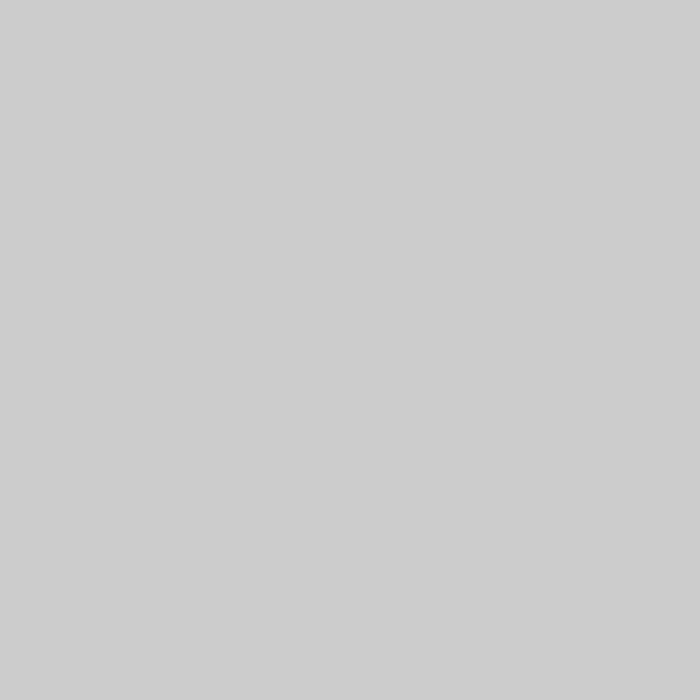
Frame 1 (no input)
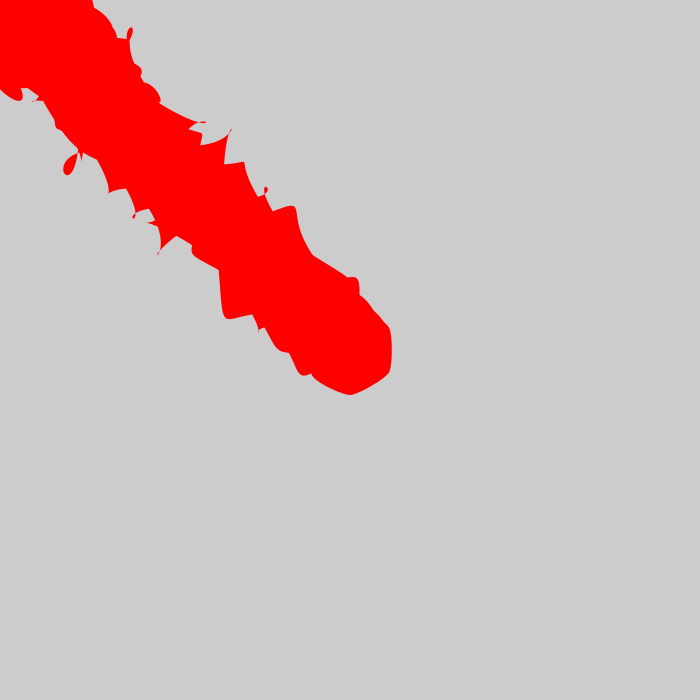
Frame 60 (the mouse pressed at the canvas centre just before this capture)
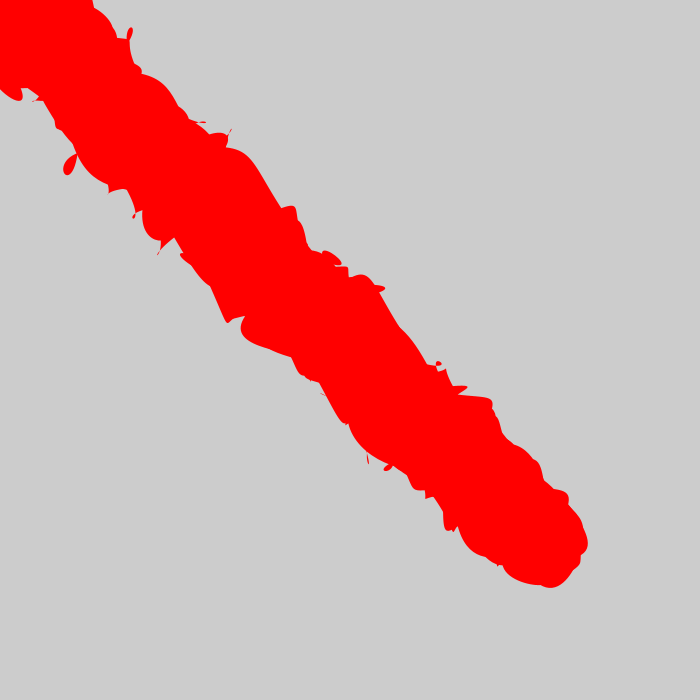
Frame 120 (the mouse held since frame 60 and released just before this capture)

The Processing sketch that drew these frames (run headless with seeded random() and noise(); from frame 60 on, the mouse is pressed at the canvas centre):

// Processing sketch: processing_150299
// ── processing_150299.pde

// All Examples Written by Casey Reas and Ben Fry

// unless otherwise stated.

// center point

float centerX = 0, centerY = 0;



float radius = 45, rotAngle = -90;

float accelX, accelY;

float springing = .0085, damping = .98;



//corner nodes

int nodes = 5;

float nodeStartX[] = new float[nodes];

float nodeStartY[] = new float[nodes];

float[]nodeX = new float[nodes];

float[]nodeY = new float[nodes];

float[]angle = new float[nodes];

float[]frequency = new float[nodes];



// soft-body dynamics

float organicConstant = 1;



void setup() {

  size(700, 700);

  //center shape in window

  centerX = width/2;

  centerY = height/2;

  // iniitalize frequencies for corner nodes

  for (int i=0; i<nodes; i++){

    frequency[i] = random(5, 12);

  }

  noStroke();

  smooth();

  frameRate(30);

}



void draw() {

  //fade background

  

  drawShape();

  moveShape();

}



void drawShape() {

  //  calculate node  starting locations

  for (int i=0; i<nodes; i++){

    nodeStartX[i] = centerX+cos(radians(rotAngle))*radius;

    nodeStartY[i] = centerY+sin(radians(rotAngle))*radius;

    rotAngle += 300.0/nodes;

  }



  // draw polygon

  curveTightness(organicConstant);

  fill(300, 0, 0);

  beginShape();

  for (int i=0; i<nodes; i++){

    curveVertex(nodeX[i], nodeY[i]);

  }

  for (int i=0; i<nodes-1; i++){

    curveVertex(nodeX[i], nodeY[i]);

  }

  endShape(CLOSE);

}



void moveShape() {

  //move center point

  float deltaX = mouseX-centerX;

  float deltaY = mouseY-centerY;



  // create springing effect

  deltaX *= springing;

  deltaY *= springing;

  accelX += deltaX;

  accelY += deltaY;



  // move predator's center

  centerX += accelX;

  centerY += accelY;



  // slow down springing

  accelX *= damping;

  accelY *= damping;



  // change curve tightness

  organicConstant = 1-((abs(accelX)+abs(accelY))*.1);



  //move nodes

  for (int i=0; i<nodes; i++){

    nodeX[i] = nodeStartX[i]+sin(radians(angle[i]))*(accelX*2);

    nodeY[i] = nodeStartY[i]+sin(radians(angle[i]))*(accelY*2);

    angle[i]+=frequency[i];
    
  }

}
